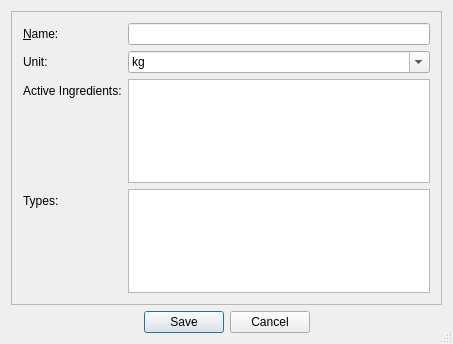
<?xml version="1.0" encoding="UTF-8"?>
<ui version="4.0">
 <class>PltrDialogClass</class>
 <widget class="QDialog" name="PltrDialogClass">
  <property name="geometry">
   <rect>
    <x>0</x>
    <y>0</y>
    <width>453</width>
    <height>344</height>
   </rect>
  </property>
  <property name="windowTitle">
   <string>Add Plant Treatment</string>
  </property>
  <property name="windowIcon">
   <iconset resource="res/res.qrc">
    <normaloff>:/pic/pltr16.png</normaloff>:/pic/pltr16.png</iconset>
  </property>
  <property name="sizeGripEnabled">
   <bool>true</bool>
  </property>
  <layout class="QVBoxLayout" name="verticalLayout">
   <item>
    <widget class="QFrame" name="frame">
     <property name="frameShape">
      <enum>QFrame::StyledPanel</enum>
     </property>
     <property name="frameShadow">
      <enum>QFrame::Plain</enum>
     </property>
     <layout class="QFormLayout" name="formLayout">
      <property name="fieldGrowthPolicy">
       <enum>QFormLayout::AllNonFixedFieldsGrow</enum>
      </property>
      <item row="0" column="0">
       <widget class="QLabel" name="label">
        <property name="text">
         <string>&amp;Name:</string>
        </property>
        <property name="buddy">
         <cstring>lineEditName</cstring>
        </property>
       </widget>
      </item>
      <item row="0" column="1">
       <widget class="QLineEdit" name="lineEditName"/>
      </item>
      <item row="1" column="0">
       <widget class="QLabel" name="label_2">
        <property name="text">
         <string>Unit:</string>
        </property>
        <property name="buddy">
         <cstring>comboBox</cstring>
        </property>
       </widget>
      </item>
      <item row="1" column="1">
       <widget class="QComboBox" name="comboBox">
        <property name="editable">
         <bool>true</bool>
        </property>
        <item>
         <property name="text">
          <string>kg</string>
         </property>
        </item>
        <item>
         <property name="text">
          <string>g</string>
         </property>
        </item>
        <item>
         <property name="text">
          <string>l</string>
         </property>
        </item>
        <item>
         <property name="text">
          <string>ml</string>
         </property>
        </item>
        <item>
         <property name="text">
          <string>St.</string>
         </property>
        </item>
       </widget>
      </item>
      <item row="2" column="0">
       <widget class="QLabel" name="label_4">
        <property name="text">
         <string>Active Ingredients:</string>
        </property>
        <property name="buddy">
         <cstring>listViewWirkstoff</cstring>
        </property>
       </widget>
      </item>
      <item row="2" column="1">
       <widget class="QListView" name="listViewWirkstoff">
        <property name="alternatingRowColors">
         <bool>true</bool>
        </property>
       </widget>
      </item>
      <item row="3" column="0">
       <widget class="QLabel" name="label_5">
        <property name="text">
         <string>Types:</string>
        </property>
        <property name="buddy">
         <cstring>listViewTyp</cstring>
        </property>
       </widget>
      </item>
      <item row="3" column="1">
       <widget class="QListView" name="listViewTyp">
        <property name="alternatingRowColors">
         <bool>true</bool>
        </property>
       </widget>
      </item>
     </layout>
    </widget>
   </item>
   <item>
    <widget class="QDialogButtonBox" name="buttonBox">
     <property name="standardButtons">
      <set>QDialogButtonBox::Cancel|QDialogButtonBox::Save</set>
     </property>
     <property name="centerButtons">
      <bool>true</bool>
     </property>
    </widget>
   </item>
  </layout>
 </widget>
 <layoutdefault spacing="6" margin="11"/>
 <resources>
  <include location="res/res.qrc"/>
 </resources>
 <connections>
  <connection>
   <sender>buttonBox</sender>
   <signal>accepted()</signal>
   <receiver>PltrDialogClass</receiver>
   <slot>accept()</slot>
   <hints>
    <hint type="sourcelabel">
     <x>148</x>
     <y>291</y>
    </hint>
    <hint type="destinationlabel">
     <x>26</x>
     <y>232</y>
    </hint>
   </hints>
  </connection>
  <connection>
   <sender>buttonBox</sender>
   <signal>rejected()</signal>
   <receiver>PltrDialogClass</receiver>
   <slot>reject()</slot>
   <hints>
    <hint type="sourcelabel">
     <x>265</x>
     <y>289</y>
    </hint>
    <hint type="destinationlabel">
     <x>54</x>
     <y>200</y>
    </hint>
   </hints>
  </connection>
 </connections>
</ui>
